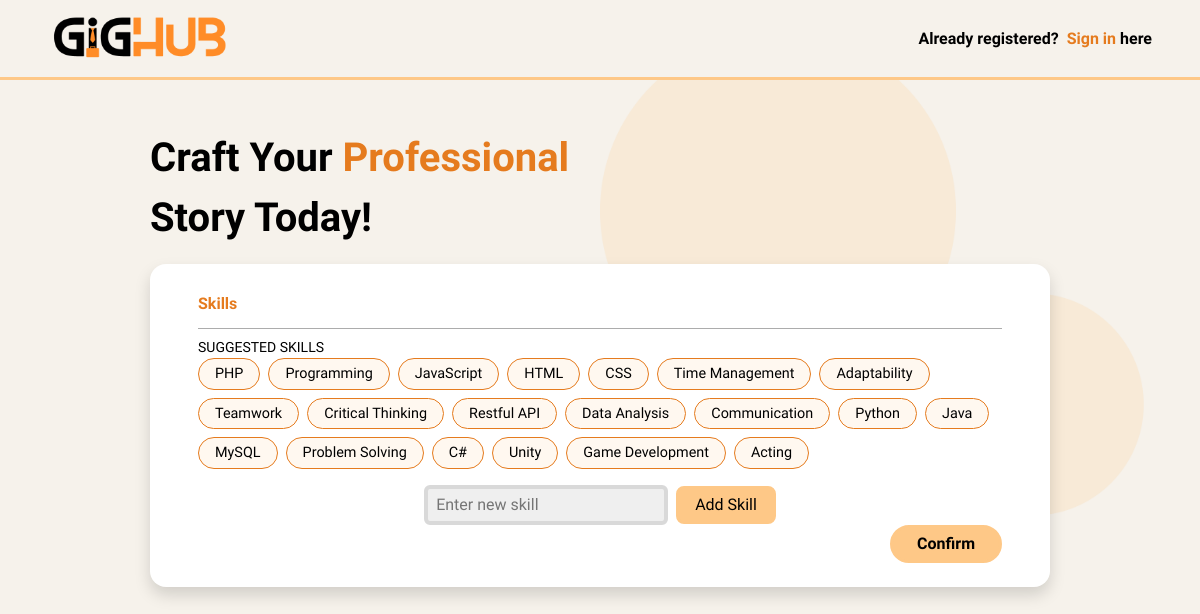
Page /register_skills/ (signed in) on the committed database.
### GigHub/models.py (models this page shows)
class Skills(models.Model):
    name = models.CharField(max_length=255)
    def __str__(self) -> str:
        return f"{self.name}"

### GigHub/views.py (the view, shortened to what this page needs)
# urls.py: path('register_skills/', views.register_skills, name="register_skills"),
def register_skills(request):
    guest = checkAuth(request)
    if guest != True:
        return redirect(f"{guest}")
    if request.method == "GET":
        skills = list(Skills.objects.all())
        if len(skills) <= 20:
            template_skills = ['Programming','Data Analysis','Project Management', 'Communication','Problem Solving',
                               'Creativity','Time Management','Critical Thinking','Teamwork','Adaptability']
            skills += template_skills
        else:
            skills = Skills.objects.annotate(profile_count=Count('profile')).order_by('-profile_count')[:20]
        return render(request, "register_work.html", {'Skills':skills})

### GigHub/utils.py (called while the page is built)
def checkAuth(request):
    if request.user.is_authenticated:
        return True
    else:
        'GigHub:index'

### GigHub/templates/register_work.html (shortened to what this page needs)
{% load static %}
<!DOCTYPE html>
<html lang="en">
  <head>
    <link
      href="https://cdn.jsdelivr.net/npm/bootstrap@5.3.2/dist/css/bootstrap.min.css"
      rel="stylesheet"
    />
    <link rel="stylesheet" href="{% static 'css/register_work.css' %}" />
  </head>
  <body>
    <header
      class="d-flex align-items-center justify-content-between position-fixed top-0"
    >
      <a href="{% url 'GigHub:index' %}" class="d-flex align-items-center">
        <img src="{{ '/media/site/header_logo.png' }}" alt="logo" />
      </a>
      <a
        href="{% url 'GigHub:login' %}"
        class="register-link text-decoration-none fw-bold"
      >
        <span>Already registered?</span>
        <span class="sign-up-link">&nbsp;Sign in&nbsp;</span
        ><span>here</span></a
      >
    </header>
    <content class="d-flex flex-column gap-3 align-items-center py-5">
      <div class="cta fw-bold w-75">
        Craft Your&nbsp;<span>Professional</span><br />Story Today!
      </div>
      <form
        id="regForm"
        action="{% url 'GigHub:register_skills' %}"
        class="rounded-4 shadow py-4 px-5 d-flex flex-column align-items-center"
        method="POST"
        enctype="multipart/form-data"
        onsubmit="return false"
      >
        <label for="skills" class="w-100 form_labels fw-bold mt-1"
          >Skills</label
        >
        <div type="text" id="skills" class="px-2 pt-1 pb-2 w-100 mb-2"></div>
        <small id="suggestedSkills" class="w-100">SUGGESTED SKILLS</small>
        <div class="d-flex flex-wrap gap-2 w-100 tags_list">
          {% for skill in Skills %}
          <div class="tags rounded-pill py-1 px-3">
            {{ skill }}
          </div>
          {% endfor %}
        </div>
        <div
          class="mt-3 d-flex gap-2 flex-wrap justify-content-center align-items-center"
        >
          <input
            type="text"
            id="newTagInput"
            placeholder="Enter new skill "
            class="rounded-2 px-2 py-1"
          />
          <a id="createTagBtn" class="px-3 py-1 rounded-3 text-decoration-none">
            Add Skill
          </a>
        </div>
        <a
          class="submit-form text-decoration-none rounded-pill px-4 py-1 fw-bold align-self-end"
        >
          Confirm
        </a>
      </form>
    </content>
  </body>
</html>

### GigHub/static/css/register_work.css (style rules this page uses)
:root { --topaz: #fec887; --isabelline: #f6f2eb; --lexend: "Lexend", sans-serif; --mango-tango: #e57b1e; --earth-yellow: #ecb067; --transition-1: ease-in-out all 0.3s; --black: #000; --white: #fff; --blue: #1213e5; --gainsboro: #d9d9d9; --white-smoke: #efefef; --dark-gray: #acacac; --gray: #808080; --red: #d73d3d; }
* { box-sizing: border-box; margin: 0; padding: 0; }
body { height: calc(100vh - 5rem); width: 100%; margin-top: 5rem; font-family: var(--lexend); -webkit-user-select: none; -moz-user-select: none; -ms-user-select: none; user-select: none; color: var(--black) !important; background-color: var(--isabelline); background-image: url(/assets/bg_body.png); background-size: cover; background-repeat: repeat-y; font-size: 1rem; }
header { height: 5rem; width: 100%; z-index: 1000; border-bottom: solid 3px var(--topaz) !important; padding: 0 3rem; background-color: var(--isabelline); }
header a { height: 100%; }
header a img { height: 80%; }
header .register-link { color: var(--black); transition: var(--transition-1); height: fit-content; }
header .register-link span.sign-up-link { color: var(--mango-tango); }
content .cta { font-size: 2.5rem; width: 50%; }
content .cta span { color: var(--mango-tango); }
content form { background-color: var(--white); width: 75%; min-width: 350px; }
.form_labels { color: var(--mango-tango); }
form .submit-form { color: var(--black); cursor: pointer; background-color: var(--topaz); border: solid 3px var(--topaz); transition: var(--transition-1); }
.tags { background-color: #fec88720; border: solid 1px var(--mango-tango); cursor: pointer; transition: var(--transition-1); font-size: 0.9rem; width: fit-content; display: flex; align-items: center; gap: 0.5rem; }
#skills { border-bottom: solid 1px var(--dark-gray); display: flex; gap: 0.5rem; flex-wrap: wrap; }
#createTagBtn { cursor: pointer; background-color: var(--topaz); border: var(--topaz) solid 3px; color: var(--black); transition: var(--transition-1); }
#newTagInput { outline: none; border: solid 4px var(--gainsboro); background-color: var(--white-smoke); font-size: 1rem; }

### rows in the picture
Skills: name "PHP"
Skills: name "Programming"
Skills: name "JavaScript"
Skills: name "HTML"
Skills: name "CSS"
Skills: name "Time Management"
Skills: name "Adaptability"
Skills: name "Teamwork"
Skills: name "Critical Thinking"
Skills: name "Restful API"
Skills: name "Data Analysis"
Skills: name "Communication"
Skills: name "Python"
Skills: name "Java"
Skills: name "MySQL"
Skills: name "Problem Solving"
Skills: name "C#"
Skills: name "Unity"
Skills: name "Game Development"
Skills: name "Acting"
